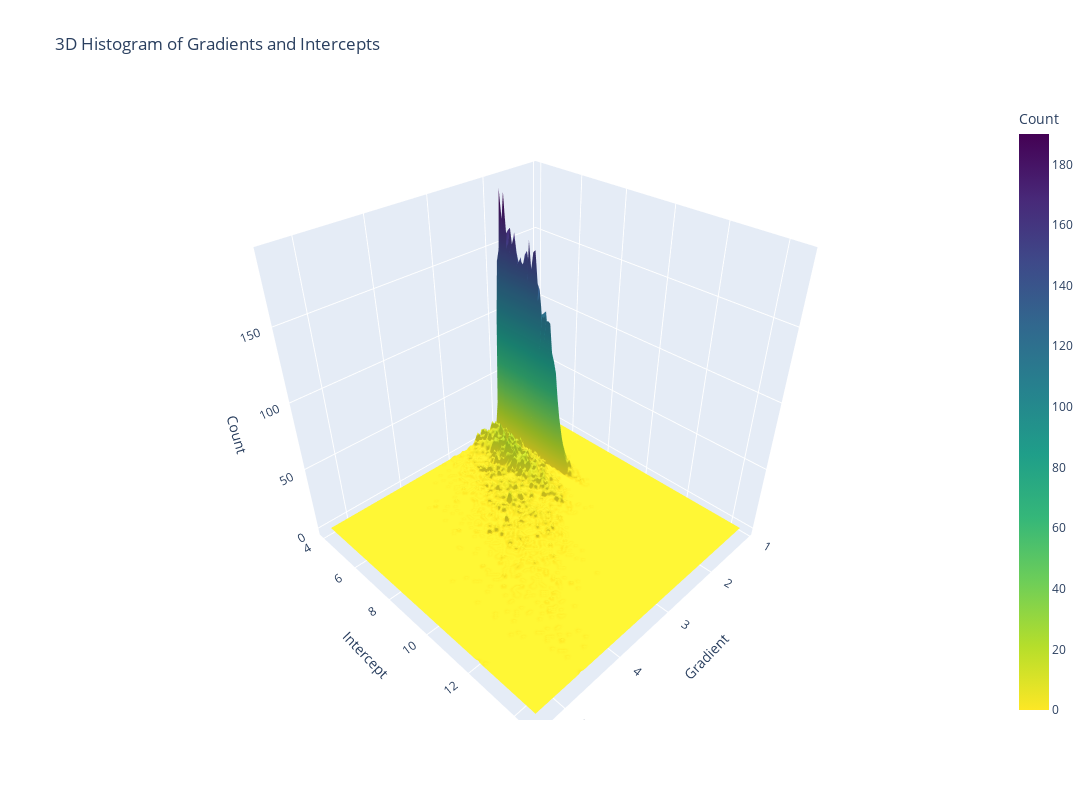

Write notebook code for a chart like this one.
### Code cell
import numpy as np
import plotly.graph_objects as go

def plot_3d_histogram_with_plotly(array):
    # Filter the data to include only the range for gradients and intercepts
    gradients = array[:, 0]
    intercepts = array[:, 1]

    # Apply the filtering based on ranges
    filtered_data = array[(gradients >= 0.8) & (intercepts >= 4)]

    # Extract the filtered gradients and intercepts
    gradients_filtered = filtered_data[:, 0]
    intercepts_filtered = filtered_data[:, 1]

    # Compute the 2D histogram with the filtered data
    hist, xedges, yedges = np.histogram2d(gradients_filtered, intercepts_filtered, bins=100)
    x_centers = (xedges[1:] + xedges[:-1]) / 2
    y_centers = (yedges[1:] + yedges[:-1]) / 2

    # Create surface plot
    fig = go.Figure(data=[go.Surface(
        z=hist.T,
        x=x_centers,
        y=y_centers,
        colorscale='Viridis',
        colorbar=dict(title="Count"),
        reversescale=True)])

    # Update layout
    fig.update_layout(
        width=1200,
        height=800,
        title="3D Histogram of Gradients and Intercepts",
        scene=dict(
            xaxis_title="Gradient",
            yaxis_title="Intercept",
            zaxis_title="Count"
        )
    )
    fig.show()


plot_3d_histogram_with_plotly(results)

### Figure 1 — Plotly figure (JSON) as saved in the notebook; plotly's stock layout.template omitted (floating-point values rounded to 4 significant figures; data arrays with more than 128 entries replaced by an {"elided": "..."} marker saying what was removed)
{"data": [{"colorbar": {"title": {"text": "Count"}}, "colorscale": [[0, "#440154"], [0.1111, "#482878"], [0.2222, "#3e4989"], [0.3333, "#31688e"], [0.4444, "#26828e"], [0.5556, "#1f9e89"], [0.6667, "#35b779"], [0.7778, "#6ece58"], [0.8889, "#b5de2b"], [1, "#fde725"]], "reversescale": true, "type": "surface", "x": [1.089, 1.132, 1.175, 1.218, 1.261, 1.304, 1.347, 1.391, 1.434, 1.477, 1.52, 1.563, 1.606, 1.649, 1.692, 1.735, 1.778, 1.821, 1.864, 1.907, 1.95, 1.994, 2.037, 2.08, 2.123, 2.166, 2.209, 2.252, 2.295, 2.338, 2.381, 2.424, 2.467, 2.51, 2.553, 2.597, 2.64, 2.683, 2.726, 2.769, 2.812, 2.855, 2.898, 2.941, 2.984, 3.027, 3.07, 3.113, 3.156, 3.2, 3.243, 3.286, 3.329, 3.372, 3.415, 3.458, 3.501, 3.544, 3.587, 3.63, 3.673, 3.716, 3.759, 3.803, 3.846, 3.889, 3.932, 3.975, 4.018, 4.061, 4.104, 4.147, 4.19, 4.233, 4.276, 4.319, 4.362, 4.406, 4.449, 4.492, 4.535, 4.578, 4.621, 4.664, 4.707, 4.75, 4.793, 4.836, 4.879, 4.922, 4.965, 5.009, 5.052, 5.095, 5.138, 5.181, 5.224, 5.267, 5.31, 5.353], "y": [4.053, 4.159, 4.265, 4.37, 4.476, 4.582, 4.687, 4.793, 4.899, 5.004, 5.11, 5.216, 5.322, 5.427, 5.533, 5.639, 5.744, 5.85, 5.956, 6.061, 6.167, 6.273, 6.379, 6.484, 6.59, 6.696, 6.801, 6.907, 7.013, 7.118, 7.224, 7.33, 7.436, 7.541, 7.647, 7.753, 7.858, 7.964, 8.07, 8.176, 8.281, 8.387, 8.493, 8.598, 8.704, 8.81, 8.915, 9.021, 9.127, 9.233, 9.338, 9.444, 9.55, 9.655, 9.761, 9.867, 9.972, 10.08, 10.18, 10.29, 10.4, 10.5, 10.61, 10.71, 10.82, 10.92, 11.03, 11.14, 11.24, 11.35, 11.45, 11.56, 11.66, 11.77, 11.88, 11.98, 12.09, 12.19, 12.3, 12.4, 12.51, 12.62, 12.72, 12.83, 12.93, 13.04, 13.14, 13.25, 13.35, 13.46, 13.57, 13.67, 13.78, 13.88, 13.99, 14.09, 14.2, 14.31, 14.41, 14.52], "z": {"elided": "100x100 int values"}}], "layout": {"height": 800, "scene": {"xaxis": {"title": {"text": "Gradient"}}, "yaxis": {"title": {"text": "Intercept"}}, "zaxis": {"title": {"text": "Count"}}}, "title": {"text": "3D Histogram of Gradients and Intercepts"}, "width": 1200}}
